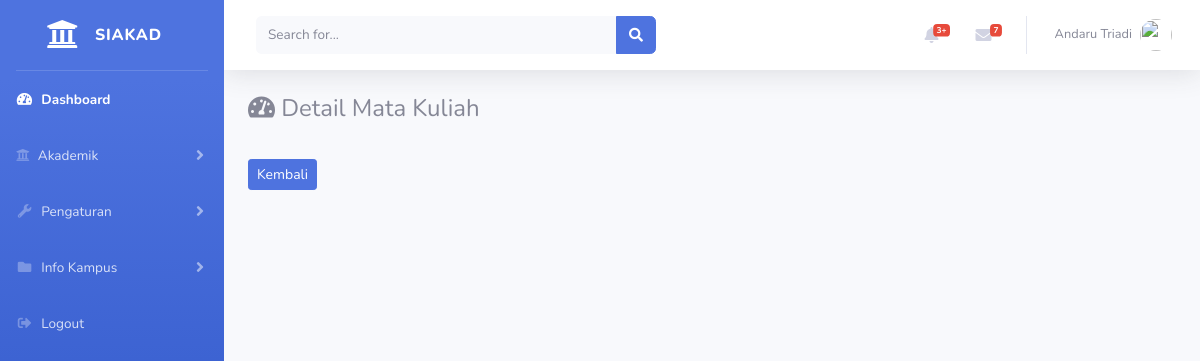
The page /administrator/matakuliah/detail/MSC21 on the database as committed earlier.
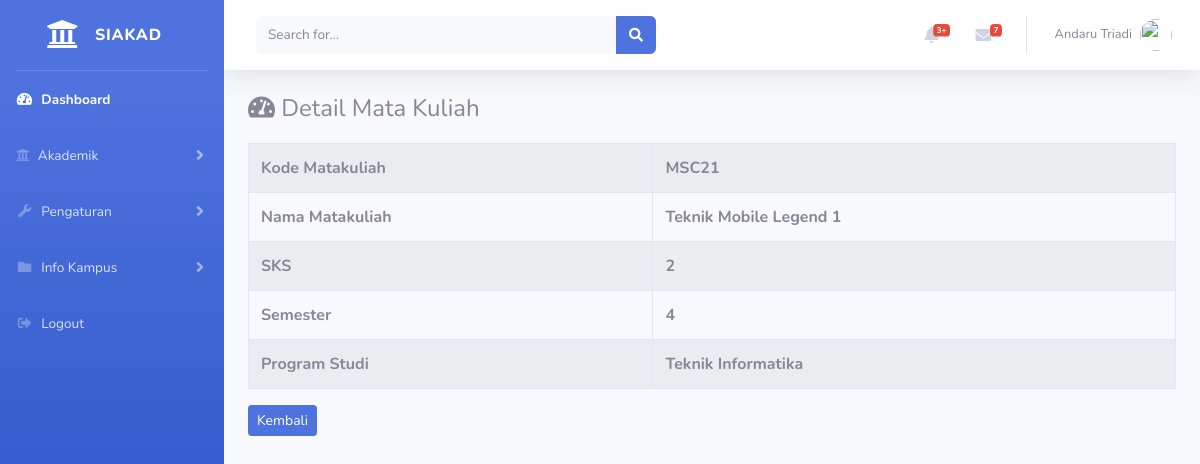
The same page on the database as committed later.
### tables this page shows
CREATE TABLE `matakuliah` (
  `id_matakuliah` int(11) NOT NULL,
  `kode_matakuliah` varchar(10) NOT NULL,
  `nama_matakuliah` varchar(100) NOT NULL,
  `sks` int(5) NOT NULL,
  `semester` int(10) NOT NULL,
  `nama_prodi` varchar(100) NOT NULL
);

### application/controllers/administrator/matakuliah.php (called while the page is built, shortened)
<?php
class Matakuliah extends CI_Controller{
	public function detail($kode){
		$data['detail'] = $this->matakuliah_model->ambil_kode_matakuliah($kode);
		$this->load->view('templates_administrator/header');
		$this->load->view('templates_administrator/sidebar');
		$this->load->view('administrator/matakuliah_detail', $data);
		$this->load->view('templates_administrator/footer');
	}
}

### index.php (called while the page is built, shortened)
<?php
require_once BASEPATH.'core/CodeIgniter.php';

### application/models/matakuliah_model.php (called while the page is built, shortened)
<?php
class Matakuliah_model extends CI_Model{
	public function ambil_kode_matakuliah($kode){
		$result = $this->db->where('kode_matakuliah', $kode)
							->get('matakuliah');
		if($result->num_rows() > 0){
			return $result->result();
		}else{
			return false;
		}
	}
}

### application/views/administrator/matakuliah_detail.php (the view)
<div class="container-fluid">
    <h4>
        <i class="fas fa-tachometer-alt mb-3"></i> Detail Mata Kuliah
    </h4>
    <table class="table table-bordered table-striped table-hover">
        <?php foreach($detail as $dt) : ?>
        <tr>
            <th>Kode Matakuliah</th>
            <th><?= $dt->kode_matakuliah ?></th>
        </tr>
        <tr>
            <th>Nama Matakuliah</th>
            <th><?= $dt->nama_matakuliah ?></th>
        </tr>
        <tr>
            <th>SKS</th>
            <th><?= $dt->sks ?></th>
        </tr>
        <tr>
            <th>Semester</th>
            <th><?= $dt->semester ?></th>
        </tr>
        <tr>
            <th>Program Studi</th>
            <th><?= $dt->nama_prodi ?></th>
        </tr>
        <?php endforeach; ?>
    </table>
    <a href="<?= base_url('administrator/matakuliah') ?>" class="btn btn-sm btn-primary">Kembali</a>
</div>

### application/views/templates_administrator/header.php (shortened to what this page needs)
<!DOCTYPE html>
<html lang="en">
<head>
    <link href="<?= base_url('assets/vendor/fontawesome-free/css/all.min.css') ?>" rel="stylesheet" type="text/css">
    <link href="<?= base_url('assets/css/sb-admin-2.min.css') ?>" rel="stylesheet">
</head>

### application/views/templates_administrator/sidebar.php (shortened to what this page needs)
<body id="page-top">
    <div id="wrapper">
        <ul class="navbar-nav bg-gradient-primary sidebar sidebar-dark accordion" id="accordionSidebar">
            <a class="sidebar-brand d-flex align-items-center justify-content-center" href="<?= base_url('administrator/dashboard') ?>">
                <div class="sidebar-brand-icon">
                    <i class="fas fa-university"></i>
                </div>
                <div class="sidebar-brand-text mx-3">SIAKAD</div>
            </a>
            <hr class="sidebar-divider my-0">
            <li class="nav-item active">
                <a class="nav-link" href="index.html">
                    <i class="fas fa-fw fa-tachometer-alt"></i>
                    <span>Dashboard</span></a>
            </li>
            <li class="nav-item">
                <a class="nav-link collapsed" href="#" data-toggle="collapse" data-target="#collapseTwo"
                    aria-expanded="true" aria-controls="collapseTwo">
                    <i class="fas fa-university fa-cog"></i>
                    <span>Akademik</span>
                </a>
            </li>
            <li class="nav-item">
                <a class="nav-link collapsed" href="#" data-toggle="collapse" data-target="#collapseUtilities"
                    aria-expanded="true" aria-controls="collapseUtilities">
                    <i class="fas fa-fw fa-wrench"></i>
                    <span>Pengaturan</span>
                </a>
            </li>
            <li class="nav-item">
                <a class="nav-link collapsed" href="#" data-toggle="collapse" data-target="#collapsePages"
                    aria-expanded="true" aria-controls="collapsePages">
                    <i class="fas fa-fw fa-folder"></i>
                    <span>Info Kampus</span>
                </a>
            </li>
            <li class="nav-item">
                <a class="nav-link" href="<?= base_url('administrator/auth/logout') ?>">
                    <i class="fas fa-fw fa-sign-out-alt"></i>
                    <span>Logout</span></a>
            </li>
        </ul>
        <div id="content-wrapper" class="d-flex flex-column">
            <div id="content">
                <nav class="navbar navbar-expand navbar-light bg-white topbar mb-4 static-top shadow">
                    <form
                        class="d-none d-sm-inline-block form-inline mr-auto ml-md-3 my-2 my-md-0 mw-100 navbar-search">
                        <div class="input-group">
                            <input type="text" class="form-control bg-light border-0 small" placeholder="Search for..."
                                aria-label="Search" aria-describedby="basic-addon2">
                            <div class="input-group-append">
                                <button class="btn btn-primary" type="button">
                                    <i class="fas fa-search fa-sm"></i>
                                </button>
                            </div>
                        </div>
                    </form>
                    <ul class="navbar-nav ml-auto">
                        <li class="nav-item dropdown no-arrow mx-1">
                            <a class="nav-link dropdown-toggle" href="#" id="alertsDropdown" role="button"
                                data-toggle="dropdown" aria-haspopup="true" aria-expanded="false">
                                <i class="fas fa-bell fa-fw"></i>
                                <span class="badge badge-danger badge-counter">3+</span>
                            </a>
                        </li>
                        <li class="nav-item dropdown no-arrow mx-1">
                            <a class="nav-link dropdown-toggle" href="#" id="messagesDropdown" role="button"
                                data-toggle="dropdown" aria-haspopup="true" aria-expanded="false">
                                <i class="fas fa-envelope fa-fw"></i>
                                <span class="badge badge-danger badge-counter">7</span>
                            </a>
                        </li>
                        <li class="nav-item dropdown no-arrow">
                            <a class="nav-link dropdown-toggle" href="#" id="userDropdown" role="button"
                                data-toggle="dropdown" aria-haspopup="true" aria-expanded="false">
                                <span class="mr-2 d-none d-lg-inline text-gray-600 small">Andaru Triadi</span>
                                <img class="img-profile rounded-circle"
                                    src="https://andarutriadi.my.id/assets/img/andaru-triadi.webp">
                            </a>
                        </li>
                    </ul>
                </nav>

### application/views/templates_administrator/footer.php (shortened to what this page needs)
        </div>
    </div>
</body>
</html>

Rows that differ between the two databases and show on the page:
added matakuliah: kode_matakuliah "MSC21", nama_matakuliah "Teknik Mobile Legend 1", sks "2", semester "4", nama_prodi "Teknik Informatika"
